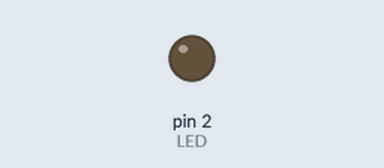
Bench run of a sketch on a simulated Arduino Uno, built with avr-gcc and run on an emulated ATmega328P. Parts: output pins drawn as LEDs (lit = HIGH).

Above: at 0.1 s.
At 33.1 s:
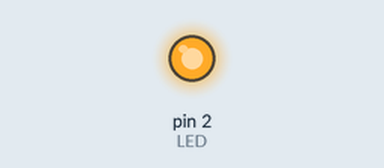
Timing chart, 0 to 40.0 s (numbered marks = the images above):
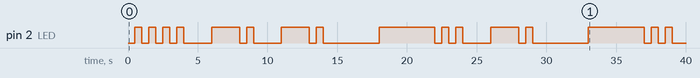

The sketch:

morse.ino
```cpp
#define LED 2
void setup()
{
// Set pin mode
pinMode(LED,OUTPUT);
}

void loop()
{
//Hello = .... . .-.. .-.. ---

//H
for (int i=0; i<4; i++)
{
  lowMorse();
}
intervalMorse();

//E
lowMorse();
intervalMorse();

//LL
for (int i=0; i<2; i++)
{
  lowMorse();
  longMorse();
  lowMorse();
  lowMorse();
  intervalMorse();
}

//O
for (int i=0; i<3; i++)
{
  longMorse();
}
intervalMorse();
intervalMorse();

}

void lowMorse()
{
  int a = 500;
  delay(a);
  digitalWrite(LED,HIGH);
  delay(a);
  digitalWrite(LED,LOW);
}

void longMorse()
{
  int b = 4000;
  delay(b);
  digitalWrite(LED,HIGH);
  delay(b);
  digitalWrite(LED,LOW);
}

void intervalMorse()
{
  int c = 2000;
  delay(c);
  digitalWrite(LED,HIGH);
  delay(c);
  digitalWrite(LED,LOW);
}
```

Measured:
- by itself, pin 2 (LED): LOW → HIGH at 0.50 s, → LOW 0.50 s later, → HIGH 0.50 s later, → LOW 0.50 s later, … (32 changes in this stretch)
